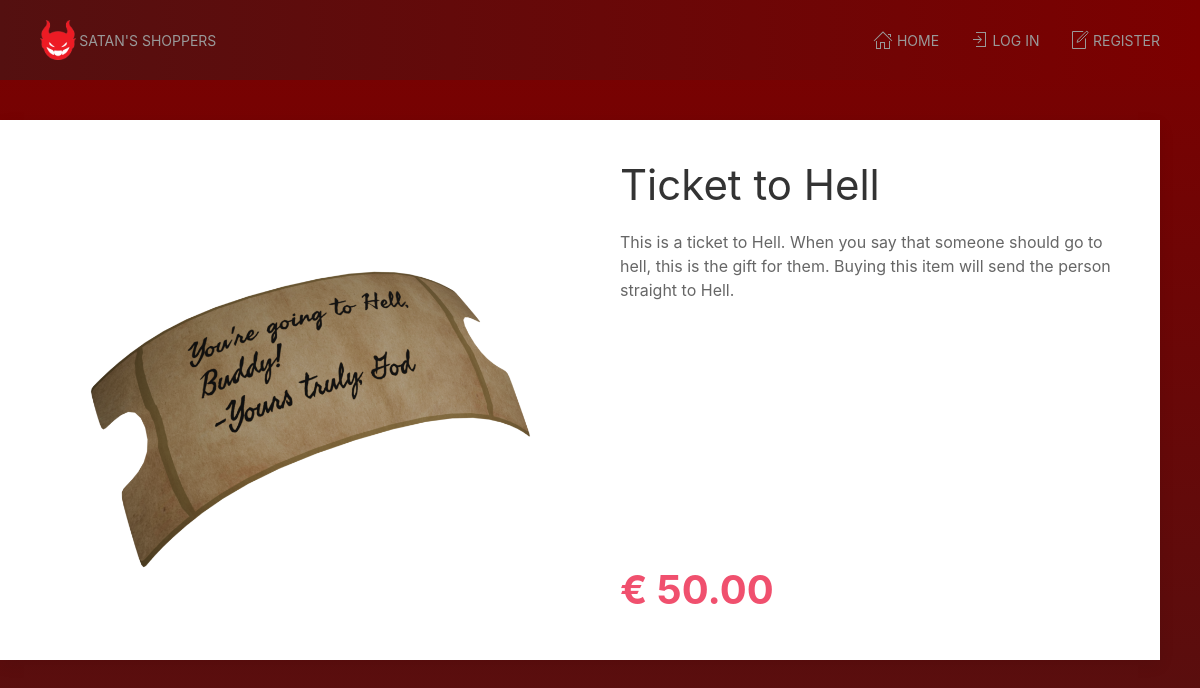
Page /dev/product.php?id=2 on the committed database.
### tables this page shows
CREATE TABLE `products` (
  `id` int(11) NOT NULL,
  `price` decimal(6,2) NOT NULL,
  `name` varchar(255) NOT NULL,
  `description` varchar(255) NOT NULL,
  `image` varchar(255) NOT NULL,
  `category_id` int(255) NOT NULL
);

### dev/product.php (the view, shortened to what this page needs)
<?php
include_once("templates/head.inc.php");
$product = null;
if(isset($_GET['id'])){
	$sql = "SELECT name, price, description, image FROM products WHERE id = ?";
	$statement = $conn->prepare($sql);
	$statement->execute([$_GET['id']]);
	$product = $statement->fetch();
}
?>
      <main class="uk-container uk-padding">
         <div class="uk-grid">
            <section class="uk-width-1">
               <div class="uk-grid uk-card uk-card-default">
                  <section class="uk-width-1-2 uk-card-media-left">
<?php if(!empty($product) && isset($product)): ?>
                     <img src="<?= 'img/' . $product['image']; ?>" class="" alt="" title="" />
                  </section>
                  <section class="uk-width-1-2 uk-card-body uk-flex uk-flex-column uk-flex-between">
                     <div class="">
                        <h1><?= $product['name']; ?></h1>
                        <p class="">
<?= $product["description"]; ?>
                        </p>
                     </div>
                     <div class="uk-flex uk-flex-between uk-flex-middle">
                        <div class="price-block">
                           <p class="product-view__price uk-text-bold uk-text-danger uk-text-left uk-text-bolder">&euro; <?= $product["price"]; ?></p>
                        </div>
                     </div>
<?php
else:
	echo "<h1><br>Product not found</h1><br><br><br><br><br><br><br><br><br><br><br><br><br><br><br><br><br><br>";
endif;
?>
                  </section>
               </div>
            </section>
         </div>
      </main>
<?php
include_once("templates/foot.inc.php");

### dev/css/style.css (style rules this page uses)
.product-view__price { font-size: 2.5rem; margin: 0; }

### rows in the picture
products: image (picture), name "Ticket to Hell", description "This is a ticket to Hell. When you say that someone should go to hell, this is the gift for them. Buying this item will send the person straight to Hell.", price "50.00"
